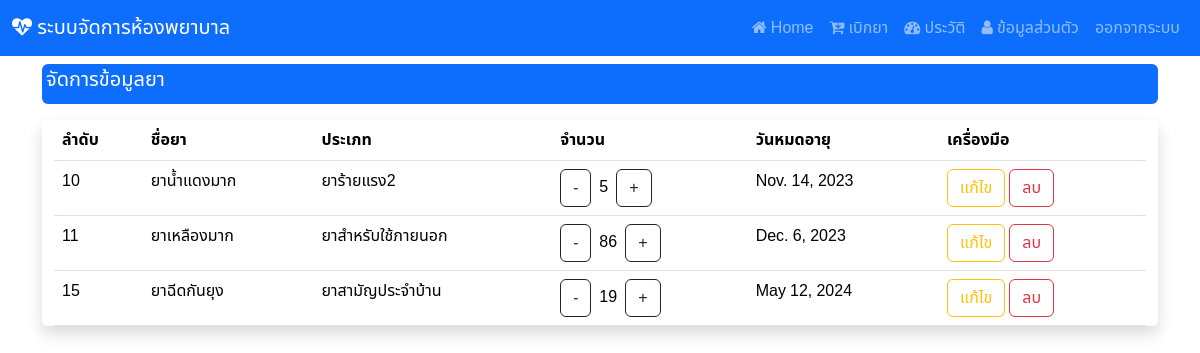
/manage_drug (signed in), run on the app's committed database.
### hospital_app/models.py (models this page shows, shortened)
class drug(models.Model):
    drug_id = models.AutoField(primary_key=True)
    drug_name = models.CharField(max_length=255)
    drug_type = models.ForeignKey(d_type, on_delete=models.CASCADE)
    drug_qty = models.IntegerField()
    drug_exp = models.DateField()

class d_type(models.Model):
    type_id = models.AutoField(primary_key=True)
    type_name = models.CharField(max_length=255)
    def __str__(self):
        return f"{self.type_name}"

### hospital_app/views.py (the view)
# urls.py: path('manage_drug',views.manage_drug),
def manage_drug(request):
    show_drug = drug.objects.all()
    context  = {"drug" : show_drug}
    return render(request,'edit_drug.html',context)

### hospital_app/templates/edit_drug.html (shortened to what this page needs)
{% extends "base.html" %}
{% block content %}
<div class="mt-2 p-1 bg-primary text-white rounded">
    <h5>จัดการข้อมูลยา</h5>
  </div>
<div class="container-fluid my-3 justify-content-center align-items-center shadow rounded">
<table class="table table-responsive">
    <thead>
        <tr>
            <th><div class="col d-none d-sm-block">
              ลำดับ
            </div></th>
            <th>ชื่อยา</th>
            <th>ประเภท</th>
            <th>จำนวน</th>
            <th>
              <div class="col d-none d-sm-block">
                วันหมดอายุ
              </div>
            </th>
            <th>เครื่องมือ</th>
        </tr>
    </thead>
    <tbody>
        {% for i in drug %}
        <tr>
            <td>{{i.drug_id}}</td>
            <td>{{i.drug_name}}</td>
            <td>{{i.drug_type}}</td>
            <td><a class="btn btn-outline-dark me-2" href="decrease_drug/{{i.drug_id}}">-</a>{{i.drug_qty}}<a class="btn btn-outline-dark ms-2" href="increase_drug/{{i.drug_id}}">+</a></td>
            <td>{{i.drug_exp}}</td>
            <td> {% comment %} ปุ่มแก้ไข และ ลบ จะกลายเป็นไอคอนไม่จอลดขนาดลง {% endcomment %}
              <div class="col d-none d-sm-block">
                <a href="edit/{{i.drug_id}}" class="btn btn-outline-warning">แก้ไข<a/>
                  <a href="#" class="btn btn-outline-danger" data-bs-toggle="modal"
                  data-bs-target="#deleteConfirmationModal"
                  onclick="setDeleteUrl('delete/{{i.drug_id}}')">
                  ลบ
                    </a>
              </div>
              </td>{% comment %} ปุ่มแก้ไข และ ลบ จะกลายเป็นไอคอนไม่จอลดขนาดลง {% endcomment %}
        </tr>
        {% endfor %}
    </tbody>
</div>
{% endblock  %}

### hospital_app/templates/base.html (style rules this page uses)
body { font-family: "Noto Sans Thai", sans-serif; }

### data on the page
drug: drug_id "10", drug_name "ยาน้ำแดงมาก", drug_type "ยาร้ายแรง2", drug_qty "5", drug_exp "Nov. 14, 2023"
drug: drug_id "11", drug_name "ยาเหลืองมาก", drug_type "ยาสำหรับใช้ภายนอก", drug_qty "86", drug_exp "Dec. 6, 2023"
drug: drug_id "15", drug_name "ยาฉีดกันยุง", drug_type "ยาสามัญประจำบ้าน", drug_qty "19", drug_exp "May 12, 2024"
